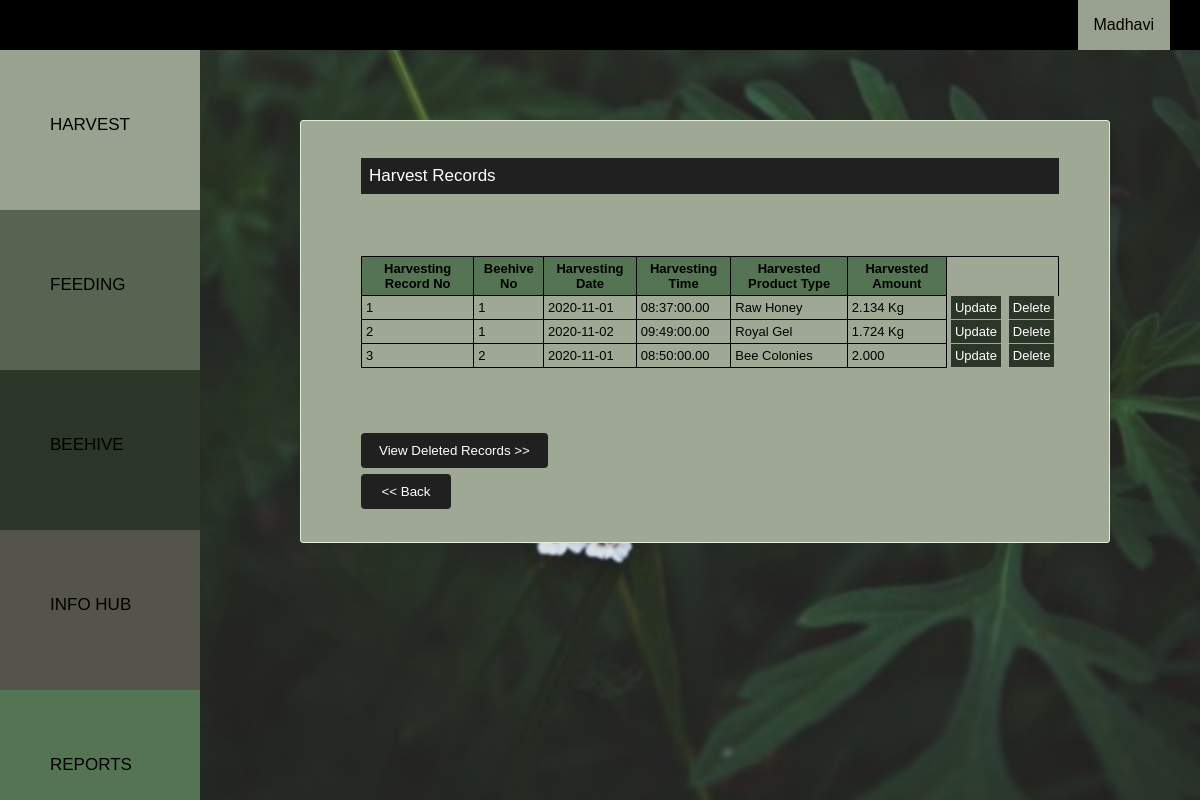
/src/php/bk_viewharvest.php (signed in), run on an earlier commit of the app's database.
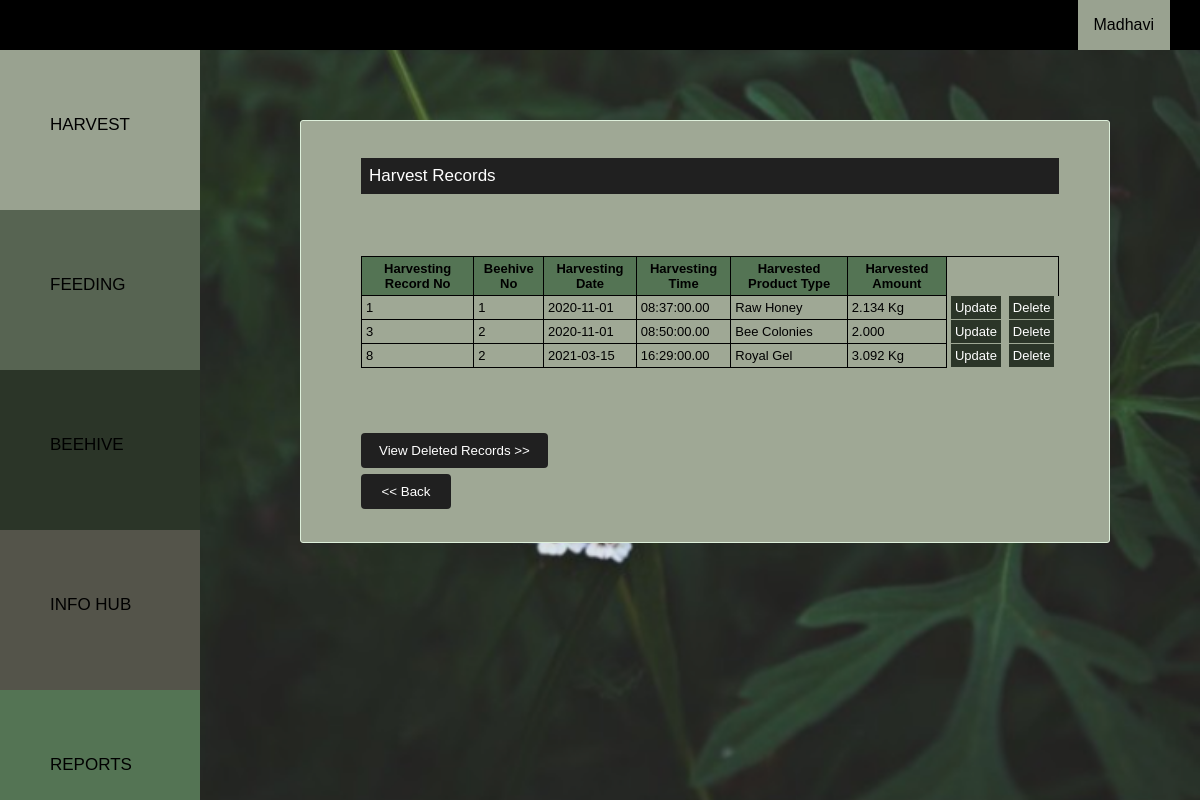
And on a later commit of the database.
### tables this page shows
CREATE TABLE `harvest` (
  `HarvestRecNo` int(10) NOT NULL,
  `userID` int(10) NOT NULL,
  `beehiveno` int(10) NOT NULL,
  `date` date NOT NULL,
  `hdate` date NOT NULL,
  `htime` time(2) NOT NULL,
  `producttype` varchar(50) NOT NULL,
  `amount` decimal(20,3) NOT NULL,
  `unit` varchar(5) NOT NULL,
  `is_deleted` tinyint(1) NOT NULL DEFAULT 0
);

### src/php/bk_viewharvest.php (the view, shortened to what this page needs)
<html>
	<head>
      <link rel="stylesheet" type="text/CSS" href="../../public/css/bk_style.css">
      <link rel="stylesheet" type="text/CSS" href="../../public/css/bk_catstyle.css">
	</head>
	<body>
<?php include('bk_navbar.php');
        include('bk_sidenavbar.php');?>
<div class="main">
<div class="bhivecontainer">
<p>Harvest Records</p>
<br/> </br><br />
	<center>
     <table >
                <tr style="background-color:#547454">
                <th>Harvesting Record No</th>
                <th>Beehive No</th>
                <th>Harvesting Date</th>
                <th>Harvesting Time</th>
                <th>Harvested Product Type</th>
                <th>Harvested Amount</th>
                </tr>
            <?php
$sql = "SELECT HarvestRecNo,beehiveno,hdate,htime,producttype,amount,unit FROM harvest where userID='".$_SESSION['userid']."' and is_deleted=0";
mysqli_query($connection, $sql);
$result = mysqli_query($connection,$sql);
		while($row=mysqli_fetch_assoc($result)){
            echo '<tr >';
            echo '<td>';
            echo $row['HarvestRecNo'];
            echo '</td>';
            echo '<td>';
        echo $row['beehiveno'];
        echo '</td>';
                echo '<td>';
        echo $row['hdate'];
        echo '</td>';
        echo '<td>';
        echo $row['htime'];
        echo '</td>';
        echo '<td>';
        echo $row['producttype'];
        echo '</td>';
        echo '<td>';
        echo $row['amount']." ".$row['unit'];
        echo '</td>';
        echo "<td style='border-style:hidden; border-left:1px solid black'><a href ='bk_updateharvest.php?HarvestRecNo=".$row['HarvestRecNo']."' style='background-color: #2b3528; color: white; text-decoration: none; padding:4px'> Update </a> </td>" ;
		echo "<td style='border-style:hidden'><a href ='bk_deleteharvest.php?HarvestRecNo=".$row['HarvestRecNo']." ' style='background-color: #2b3528; color: white; text-decoration: none; padding:4px'> Delete </a> </td>" ;
        echo '</tr>';
		}?>
     </table></center>
     <br/>
        <br/>
        <br/>
        <form  action="bk_viewdelharvest.php" method="post" >
        <div class="row"><div class="c1" style="width:849px">
        <input type="submit" value="View Deleted Records >>" name="back" >
        </div>
        </form>
     <form  action="bk_harvest.php" method="post" >
        <div class="c2">
        <input type="submit" value="<< Back" name="back" style="width:90px" >
        </div></div>
</div>
<br />
<br />
	</body>
</html>

### src/php/bk_navbar.php (shortened to what this page needs)
<html>
<head>
<link rel="stylesheet" type="text/CSS" href="../../public/css/bk_style.css">
</head>
<body>
<div class="topnav">
  <div class="dropdown">
  <button onclick="myFunction()" class="dropbtn"><?php echo $_SESSION['username']; ?></button>
</div>
</div>
</body>
</html>

### src/php/bk_sidenavbar.php
<html>
<head>
<link rel="stylesheet" type="text/CSS" href="../../public/css/bk_catstyle.css">
</head>
<body>
<div class="sidenav">
  <a href="bk_harvest.php" style="background-color:#99a290"><font type="arial" >HARVEST</font></a>
  <a href="bk_feeding.php" style="background-color:#576452"><font type="arial">FEEDING</arial></a>
  <a href="beekeeperindex.php" style="background-color:#2b3528"><font type="arial">BEEHIVE</arial></a>
  <a href="bk_infohub.php" style="background-color:#54544a"><font type="arial">INFO HUB</arial></a>
  <a href="bk_reports.php" style="background-color:#547454">REPORTS</a></li>
</div>
</body>
</html>

### public/css/bk_style.css (style rules this page uses)
body { margin: 0; font-family: Arial, Helvetica, sans-serif; }
a { text-decoration:none; }
.topnav { top: 0; height: 50px; position: fixed; background-color: black; width: 100%; }
.dropdown { float: right; overflow: hidden; padding-right: 30px; }
.dropdown .dropbtn { font-size: 16px; border: none; outline: none; color: black; padding: 14px 16px; height: 50px; font-family: inherit; margin: 0; background-color:#99a290; }
.bhivecontainer { background-color: #9fa895; padding: 20px 50px 20px 60px; border: 1px solid rgb(222, 240, 219); border-radius: 3px; font-size: 13.5px; }
.bhivecontainer p { font-size: 17px; color: white; text-align: left; padding: 8px; background-color:#202020; }
.c1 { float: left; width: 815px; margin-top: 6px; }
.c2 { float: left; width: 185px; margin-top: 6px; }
.row:after { content: ""; display: table; clear: both; }
input[type=submit] { background-color: #202020; color: white; padding: 10px 18px; border: none; border-radius: 4px; cursor: pointer; float: left; }
table, td , tr, th { border: 1px solid black; border-collapse: collapse; font-size: 13px; table-layout: fixed; padding:4px; }

### public/css/bk_catstyle.css (style rules this page uses)
body { margin: 0; font-family: Arial; background-position: center; background-repeat: no-repeat; background-size: cover; background-attachment: fixed; background-image: url(../img/21.png); }
.sidenav { margin-top: 50px; height: 100%; width: 200px; position: fixed; top: 0; left: 0; overflow-x: hidden; }
.sidenav a { text-decoration: none; font-size: 17px; color: black; display: block; width:100%; padding-left: 50px; padding-top: 40px; line-height: 70px; height: 20%; box-sizing: border-box; border-bottom: 0px solid #333; transition: .5s; }
.main { margin-left: 300px; margin-right: 90px; margin-bottom: 50px; margin-top: 120px; }
* { box-sizing: border-box; }

What changed in the data, as far as the page shows it:
no longer on this page (row edited): harvest: HarvestRecNo "2", beehiveno "1", hdate "2020-11-02", htime "09:49:00.00", producttype "Royal Gel", amount "1.724", unit "Kg"
added harvest: HarvestRecNo "8", beehiveno "2", hdate "2021-03-15", htime "16:29:00.00", producttype "Royal Gel", amount "3.092", unit "Kg"
